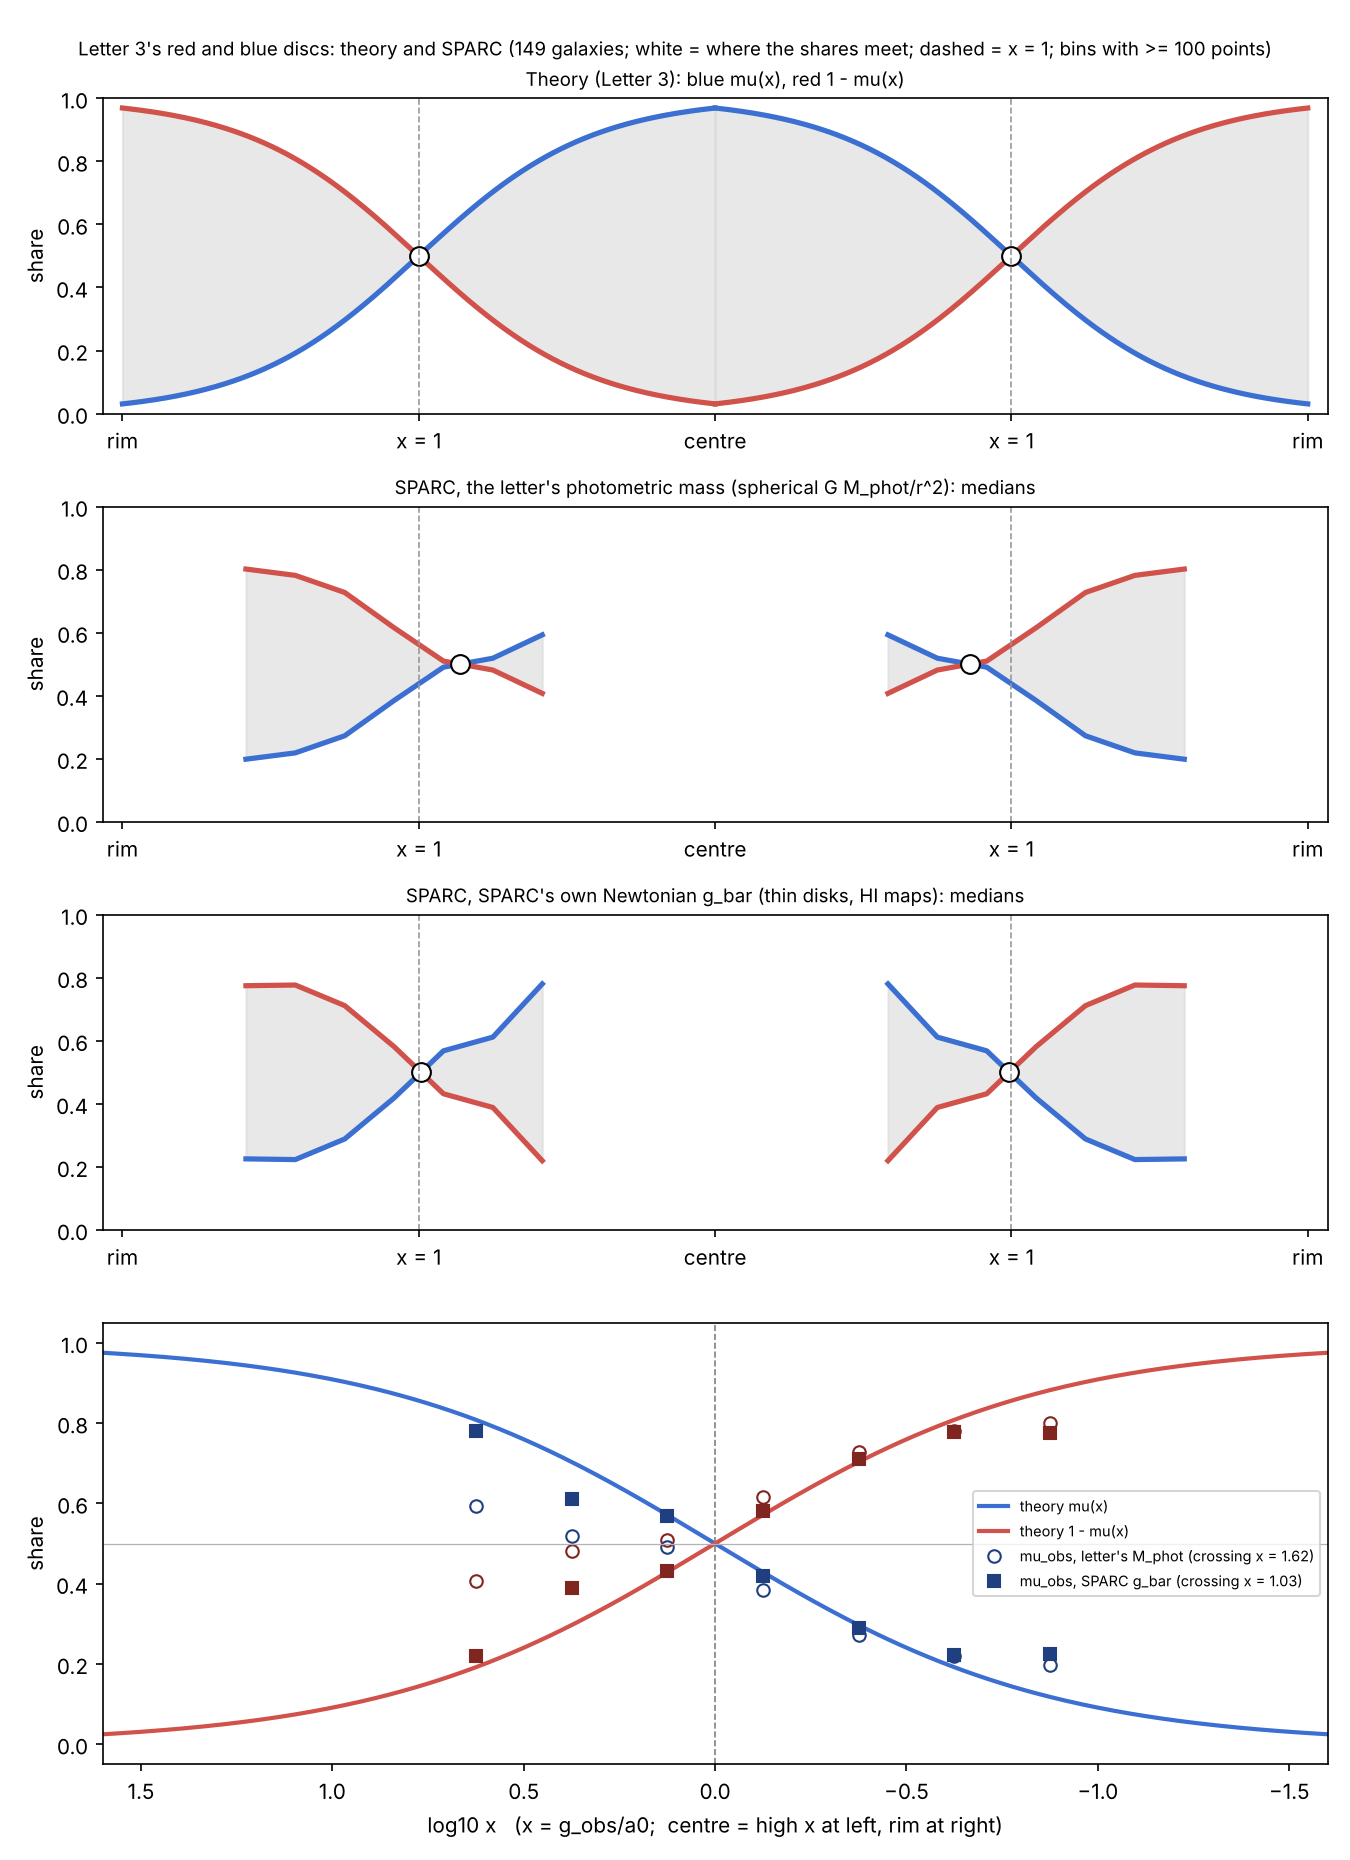

The script that saved this image:
"""
The red and blue discs, measured.

Letter 3's Figure 2 draws the two shares as surfaces of revolution: blue mu(x) (TetA) and red
1 - mu(x) (TetB), touching on the ring x = 1. Here the same surfaces are built from SPARC.

At every radius of the decode audit (version 2: the letter's pipeline and photometric mass),
  g_obs = v^2 / r          (smoothed velocity, as the letter decodes)
  g_bar = G M_phot / r^2   (the same spherical relation the decode uses)
  measured TetA share  mu_obs = g_bar / g_obs,   TetB share 1 - mu_obs
  measured roll ratio  Omega_obs = mu_obs / (1 - mu_obs)    (no slip at the measured radii)
Theory: mu(x) = x/(x+1), Omega = x, ring at x = 1.

Tests (exploratory; the forms are the theorem's own, nothing is fitted):
  T1  where the measured surfaces cross (median mu_obs = 1/2), against x = 1, with a bootstrap
      over galaxies;
  T2  the gap between the measured surfaces, |2 mu_obs - 1|, against |2 mu - 1| = |delta/omega_bar|;
  T3  the slip: median log10(Omega_obs / x) by x (zero everywhere if the chambers roll without slip
      at mu(x)). Note Delta = log10(M_dec/M_phot) = log10(mu(x)/mu_obs): Delta > 0 is a TetB share
      larger than mu predicts, Omega_obs < x.
Outputs a figure: theory and measured surfaces of revolution, and the shares against log10 x.

Usage: python measured_partition.py [RESULTS_DIR] [OUT_PNG] [ROTMOD_DIR for the thin-disk diagnostic]
"""
from __future__ import annotations

import csv
import os
import sys

import numpy as np

A0, KPC, MSUN, G = 1.2e-10, 3.086e19, 1.989e30, 6.674e-11
HERE = os.path.dirname(os.path.abspath(__file__))
rng = np.random.default_rng(2026)
EDGES = np.arange(-1.5, 1.75, 0.25)


def load(res):
    S = {r["galaxy"]: r for r in csv.DictReader(open(os.path.join(res, "galaxy_summary.csv")))}
    q = {k for k, r in S.items() if int(r["Q"]) in (1, 2) and float(r["inc"]) >= 30 and int(r["n"]) >= 5}
    P = {}
    for r in csv.DictReader(open(os.path.join(res, "profiles.csv"))):
        if r["galaxy"] in q:
            P.setdefault(r["galaxy"], []).append(r)
    out = {}
    for g, rows in P.items():
        R = np.array([float(p["r_kpc"]) for p in rows]) * KPC
        v = np.array([float(p["v_smooth"]) for p in rows]) * 1e3
        gobs = v ** 2 / R
        gbar = G * np.array([float(p["M_phot"]) for p in rows]) * MSUN / R ** 2
        out[g] = dict(lx=np.log10(gobs / A0), mu=gbar / gobs, gas=float(S[g]["gas_share"]))
    return out


def binned(lx, y):
    cen, med, lo, hi = [], [], [], []
    for a, b in zip(EDGES[:-1], EDGES[1:]):
        s = (lx >= a) & (lx < b)
        if s.sum() >= 20:
            cen.append(0.5 * (a + b)); med.append(np.median(y[s]))
            lo.append(np.percentile(y[s], 16)); hi.append(np.percentile(y[s], 84))
    return np.array(cen), np.array(med), np.array(lo), np.array(hi)


def cross_half(lx, mu):
    cen, med, _, _ = binned(lx, mu)
    for i in range(len(med) - 1):
        if med[i] < 0.5 <= med[i + 1]:
            return cen[i] + (0.5 - med[i]) * (cen[i + 1] - cen[i]) / (med[i + 1] - med[i])
    return np.nan


def analyse(D, label):
    gal = sorted(D)
    lx = np.concatenate([D[g]["lx"] for g in gal]); mu = np.concatenate([D[g]["mu"] for g in gal])
    ok = (mu > 0) & (mu < 1)
    print(f"{label}: {len(gal)} galaxies, {len(mu)} points ({(~ok).sum()} with mu_obs outside (0,1), "
          f"kept for the median, excluded from Omega)")
    x0 = cross_half(lx, mu)
    boot = []
    for _ in range(2000):
        b = rng.choice(len(gal), len(gal))
        boot.append(cross_half(np.concatenate([D[gal[i]]["lx"] for i in b]), np.concatenate([D[gal[i]]["mu"] for i in b])))
    boot = np.array(boot); boot = boot[np.isfinite(boot)]
    lo, hi = np.percentile(boot, [2.5, 97.5])
    print(f"  T1 measured surfaces cross (median mu_obs = 1/2) at log10 x = {x0:+.2f} (x = {10 ** x0:.2f}); "
          f"95% interval x {10 ** lo:.2f}-{10 ** hi:.2f}; theory x = 1: {'inside' if lo <= 0 <= hi else 'outside'}")
    cen, med, _, _ = binned(lx, mu)
    th = 10 ** cen / (1 + 10 ** cen)
    print("  T2 gap |2mu-1|, measured (theory):  " + "  ".join(
        f"{c:+.2f}: {abs(2 * m - 1):.2f} ({abs(2 * t - 1):.2f})" for c, m, t in zip(cen, med, th)))
    slip = np.log10(mu[ok] / (1 - mu[ok])) - lx[ok]
    c2, m2, _, _ = binned(lx[ok], slip)
    print("  T3 slip median log10(Omega_obs / x):  " + "  ".join(f"{c:+.2f}: {m:+.3f}" for c, m in zip(c2, m2)))
    return lx, mu, cen, med


def figure(D, out_png, T=None):
    import matplotlib
    matplotlib.use("Agg")
    import matplotlib.pyplot as plt

    def series(DD):
        gal = sorted(DD)
        lx = np.concatenate([DD[g]["lx"] for g in gal]); mu = np.concatenate([DD[g]["mu"] for g in gal])
        cen, med, lo, hi = binned(lx, mu)
        n = np.array([((lx >= c - 0.125) & (lx < c + 0.125)).sum() for c in cen])
        k = n >= 100
        return cen[k], med[k], lo[k], hi[k], cross_half(lx, mu)

    sets = [("SPARC, the letter's photometric mass (spherical G M_phot/r^2)", series(D))]
    if T:
        sets.append(("SPARC, SPARC's own Newtonian g_bar (thin disks, HI maps)", series(T)))
    fig, axs = plt.subplots(len(sets) + 2, 1, figsize=(9, 3.1 * (len(sets) + 2)),
                            gridspec_kw=dict(height_ratios=[1] * (len(sets) + 1) + [1.4]))
    rr = np.linspace(0, 3, 300); xt = 10 ** (1.5 - rr); mt = xt / (1 + xt)
    panels = [("Theory (Letter 3): blue mu(x), red 1 - mu(x)", rr, mt, 1.5)]
    panels += [(lab + ": medians", 1.5 - c, m, 1.5 - x0) for lab, (c, m, lo, hi, x0) in sets]
    for ax, (title, r, m, ring) in zip(axs[:-1], panels):
        for sgn in (1, -1):
            ax.plot(sgn * r, m, color="#3b6fd1", lw=2.5)
            ax.plot(sgn * r, 1 - m, color="#d1514b", lw=2.5)
            ax.fill_between(sgn * r, m, 1 - m, color="0.85", alpha=0.6)
            ax.plot([sgn * ring], [0.5], "o", ms=9, mfc="white", mec="k")
            ax.axvline(sgn * 1.5, color="0.6", ls="--", lw=0.8)
        ax.set_title(title, fontsize=9)
        ax.set_xlim(-3.1, 3.1); ax.set_ylim(0, 1); ax.set_ylabel("share")
        ax.set_xticks([-3, -1.5, 0, 1.5, 3]); ax.set_xticklabels(["rim", "x = 1", "centre", "x = 1", "rim"])
    ax = axs[-1]
    xx = np.linspace(-1.6, 1.6, 300); m = 10 ** xx / (1 + 10 ** xx)
    ax.plot(xx, m, color="#3b6fd1", lw=2, label="theory mu(x)")
    ax.plot(xx, 1 - m, color="#d1514b", lw=2, label="theory 1 - mu(x)")
    for (lab, (c, md, lo, hi, x0)), mk in zip(sets, ("o", "s")):
        short = "letter's M_phot" if "letter" in lab else "SPARC g_bar"
        ax.plot(c, md, mk, color="#1f3f80", mfc="none" if mk == "o" else "#1f3f80", label=f"mu_obs, {short} (crossing x = {10 ** x0:.2f})")
        ax.plot(c, 1 - md, mk, color="#802520", mfc="none" if mk == "o" else "#802520")
    ax.axvline(0, color="0.5", ls="--", lw=0.8); ax.axhline(0.5, color="0.7", lw=0.6)
    ax.set_xlabel("log10 x   (x = g_obs/a0;  centre = high x at left, rim at right)")
    ax.set_ylabel("share"); ax.set_ylim(-0.05, 1.05); ax.set_xlim(1.6, -1.6); ax.legend(fontsize=7, loc="center right")
    fig.suptitle("Letter 3's red and blue discs: theory and SPARC (149 galaxies; white = where the shares meet; "
                 "dashed = x = 1; bins with >= 100 points)", fontsize=9)
    fig.tight_layout()
    fig.savefig(out_png, dpi=150)
    print(f"\nFigure: {out_png}")


def load_thin_disk(D, rotmod_dir):
    """Diagnostic only: replace the spherical g_bar = G M_phot / r^2 by SPARC's thin-disk Newtonian
    g_bar = (|Vgas| Vgas + 0.5 Vdisk^2 + 0.7 Vbul^2) / r from the mass-model files."""
    import glob
    out = {}
    names = {os.path.basename(f)[:-len("_rotmod.dat")]: f for f in glob.glob(os.path.join(rotmod_dir, "*_rotmod.dat"))}
    for g, d in D.items():
        if g not in names:
            continue
        a = np.loadtxt(names[g], comments="#", ndmin=2)
        R = a[:, 0] * KPC
        gbar = (np.abs(a[:, 3]) * a[:, 3] + 0.5 * a[:, 4] ** 2 + 0.7 * a[:, 5] ** 2) * 1e6 / R
        if len(gbar) != len(d["lx"]):
            continue
        gobs = A0 * 10 ** d["lx"]
        out[g] = dict(lx=d["lx"], mu=gbar / gobs, gas=d["gas"])
    return out


def main(res, out_png, rotmod_dir=None):
    D = load(res)
    analyse(D, "all quality-cut")
    print()
    analyse({g: d for g, d in D.items() if d["gas"] < 0.5}, "not gas-dominated")
    if rotmod_dir:
        print("\nDIAGNOSTIC (not the letter's method): SPARC thin-disk g_bar instead of the spherical G M_phot / r^2")
        T = load_thin_disk(D, rotmod_dir)
        analyse(T, "all quality-cut, thin-disk g_bar")
        print()
        analyse({g: d for g, d in T.items() if d["gas"] < 0.5}, "not gas-dominated, thin-disk g_bar")
    else:
        T = None
    figure(D, out_png, T)


if __name__ == "__main__":
    main(sys.argv[1] if len(sys.argv) > 1 else os.path.join(HERE, "decode_audit", "results_paper_mphot"),
         sys.argv[2] if len(sys.argv) > 2 else os.path.join(HERE, "measured_partition.png"),
         sys.argv[3] if len(sys.argv) > 3 else None)
